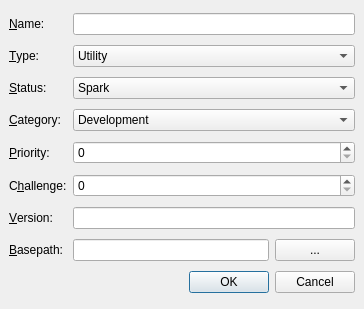
<?xml version="1.0" encoding="UTF-8"?>
<ui version="4.0">
 <class>project_diag_new</class>
 <widget class="QDialog" name="project_diag_new">
  <property name="geometry">
   <rect>
    <x>0</x>
    <y>0</y>
    <width>364</width>
    <height>309</height>
   </rect>
  </property>
  <property name="windowTitle">
   <string>Edit project porperties</string>
  </property>
  <property name="locale">
   <locale language="English" country="UnitedStates"/>
  </property>
  <property name="modal">
   <bool>true</bool>
  </property>
  <layout class="QGridLayout" name="gridLayout">
   <property name="margin">
    <number>9</number>
   </property>
   <item row="0" column="0">
    <widget class="QLabel" name="label">
     <property name="text">
      <string>&amp;Name:</string>
     </property>
     <property name="buddy">
      <cstring>line_name</cstring>
     </property>
    </widget>
   </item>
   <item row="0" column="1" colspan="2">
    <widget class="QLineEdit" name="line_name"/>
   </item>
   <item row="1" column="0">
    <widget class="QLabel" name="label_2">
     <property name="text">
      <string>&amp;Type:</string>
     </property>
     <property name="buddy">
      <cstring>combo_type</cstring>
     </property>
    </widget>
   </item>
   <item row="1" column="1" colspan="2">
    <widget class="QComboBox" name="combo_type">
     <item>
      <property name="text">
       <string>Utility</string>
      </property>
     </item>
     <item>
      <property name="text">
       <string>Application</string>
      </property>
     </item>
     <item>
      <property name="text">
       <string>Library</string>
      </property>
     </item>
     <item>
      <property name="text">
       <string>Protocol</string>
      </property>
     </item>
     <item>
      <property name="text">
       <string>Other</string>
      </property>
     </item>
    </widget>
   </item>
   <item row="3" column="0">
    <widget class="QLabel" name="label_3">
     <property name="text">
      <string>&amp;Category:</string>
     </property>
     <property name="buddy">
      <cstring>combo_category</cstring>
     </property>
    </widget>
   </item>
   <item row="3" column="1" colspan="2">
    <widget class="QComboBox" name="combo_category">
     <item>
      <property name="text">
       <string>Development</string>
      </property>
     </item>
     <item>
      <property name="text">
       <string>Internet</string>
      </property>
     </item>
     <item>
      <property name="text">
       <string>Accessory</string>
      </property>
     </item>
     <item>
      <property name="text">
       <string>Media</string>
      </property>
     </item>
     <item>
      <property name="text">
       <string>Game</string>
      </property>
     </item>
     <item>
      <property name="text">
       <string>Office</string>
      </property>
     </item>
     <item>
      <property name="text">
       <string>Education</string>
      </property>
     </item>
     <item>
      <property name="text">
       <string>Science</string>
      </property>
     </item>
     <item>
      <property name="text">
       <string>Grapics</string>
      </property>
     </item>
     <item>
      <property name="text">
       <string>System</string>
      </property>
     </item>
     <item>
      <property name="text">
       <string>Costomization</string>
      </property>
     </item>
     <item>
      <property name="text">
       <string>Other</string>
      </property>
     </item>
    </widget>
   </item>
   <item row="5" column="0">
    <widget class="QLabel" name="label_4">
     <property name="text">
      <string>&amp;Priority:</string>
     </property>
     <property name="buddy">
      <cstring>spin_priority</cstring>
     </property>
    </widget>
   </item>
   <item row="5" column="1" colspan="2">
    <widget class="QSpinBox" name="spin_priority"/>
   </item>
   <item row="6" column="0">
    <widget class="QLabel" name="label_5">
     <property name="text">
      <string>C&amp;hallenge:</string>
     </property>
     <property name="buddy">
      <cstring>spin_challenge</cstring>
     </property>
    </widget>
   </item>
   <item row="6" column="1" colspan="2">
    <widget class="QSpinBox" name="spin_challenge"/>
   </item>
   <item row="8" column="0">
    <widget class="QLabel" name="label_6">
     <property name="text">
      <string>&amp;Basepath:</string>
     </property>
     <property name="buddy">
      <cstring>line_basepath</cstring>
     </property>
    </widget>
   </item>
   <item row="8" column="1">
    <widget class="QLineEdit" name="line_basepath"/>
   </item>
   <item row="8" column="2">
    <widget class="QPushButton" name="push_browse_path">
     <property name="text">
      <string>...</string>
     </property>
    </widget>
   </item>
   <item row="9" column="0" colspan="3">
    <widget class="QDialogButtonBox" name="buttonBox">
     <property name="locale">
      <locale language="English" country="UnitedStates"/>
     </property>
     <property name="orientation">
      <enum>Qt::Horizontal</enum>
     </property>
     <property name="standardButtons">
      <set>QDialogButtonBox::Cancel|QDialogButtonBox::Ok</set>
     </property>
    </widget>
   </item>
   <item row="7" column="1" colspan="2">
    <widget class="QLineEdit" name="line_version"/>
   </item>
   <item row="2" column="0">
    <widget class="QLabel" name="label_7">
     <property name="text">
      <string>&amp;Status:</string>
     </property>
     <property name="buddy">
      <cstring>combo_status</cstring>
     </property>
    </widget>
   </item>
   <item row="2" column="1" colspan="2">
    <widget class="QComboBox" name="combo_status">
     <item>
      <property name="text">
       <string>Spark</string>
      </property>
     </item>
     <item>
      <property name="text">
       <string>Plan</string>
      </property>
     </item>
     <item>
      <property name="text">
       <string>Design</string>
      </property>
     </item>
     <item>
      <property name="text">
       <string>Implement</string>
      </property>
     </item>
     <item>
      <property name="text">
       <string>Test</string>
      </property>
     </item>
     <item>
      <property name="text">
       <string>Document</string>
      </property>
     </item>
     <item>
      <property name="text">
       <string>Release</string>
      </property>
     </item>
     <item>
      <property name="text">
       <string>Iterate</string>
      </property>
     </item>
     <item>
      <property name="text">
       <string>Maintain</string>
      </property>
     </item>
     <item>
      <property name="text">
       <string>Decommission</string>
      </property>
     </item>
     <item>
      <property name="text">
       <string>Dead</string>
      </property>
     </item>
    </widget>
   </item>
   <item row="7" column="0">
    <widget class="QLabel" name="label_8">
     <property name="text">
      <string>&amp;Version:</string>
     </property>
     <property name="buddy">
      <cstring>line_version</cstring>
     </property>
    </widget>
   </item>
  </layout>
 </widget>
 <tabstops>
  <tabstop>line_name</tabstop>
  <tabstop>combo_type</tabstop>
  <tabstop>combo_status</tabstop>
  <tabstop>combo_category</tabstop>
  <tabstop>spin_priority</tabstop>
  <tabstop>spin_challenge</tabstop>
  <tabstop>line_version</tabstop>
  <tabstop>line_basepath</tabstop>
  <tabstop>push_browse_path</tabstop>
  <tabstop>buttonBox</tabstop>
 </tabstops>
 <resources/>
 <connections>
  <connection>
   <sender>buttonBox</sender>
   <signal>accepted()</signal>
   <receiver>project_diag_new</receiver>
   <slot>accept()</slot>
   <hints>
    <hint type="sourcelabel">
     <x>227</x>
     <y>228</y>
    </hint>
    <hint type="destinationlabel">
     <x>157</x>
     <y>255</y>
    </hint>
   </hints>
  </connection>
  <connection>
   <sender>buttonBox</sender>
   <signal>rejected()</signal>
   <receiver>project_diag_new</receiver>
   <slot>reject()</slot>
   <hints>
    <hint type="sourcelabel">
     <x>295</x>
     <y>234</y>
    </hint>
    <hint type="destinationlabel">
     <x>286</x>
     <y>255</y>
    </hint>
   </hints>
  </connection>
 </connections>
</ui>
